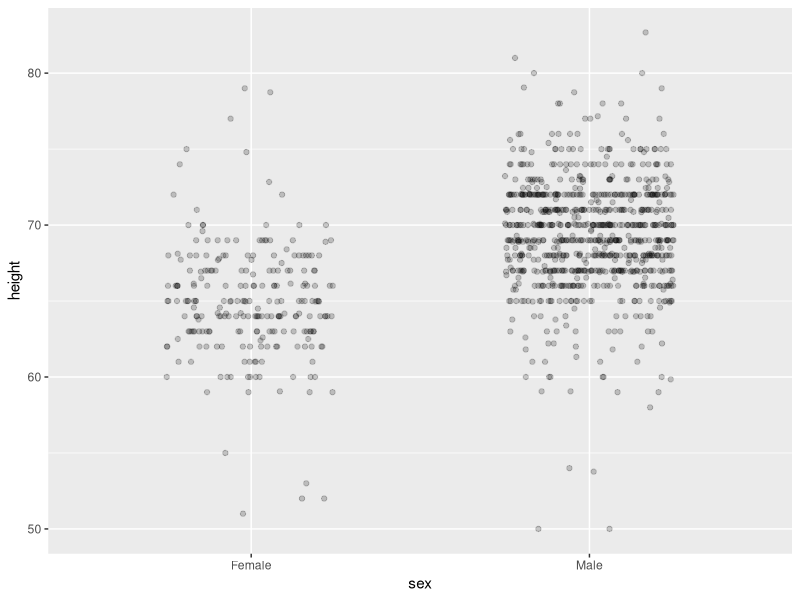
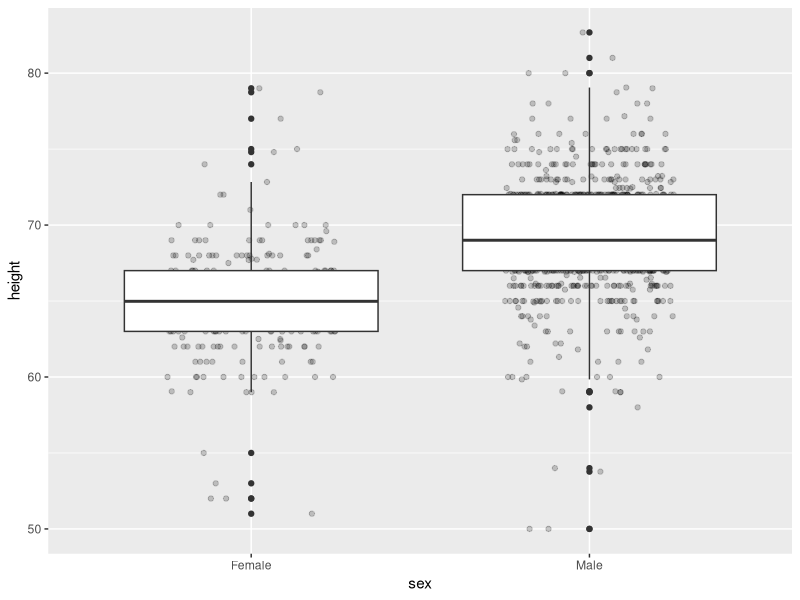

Write R code to recreate these figures, in order.
library(dplyr)
library(tidyverse)
library(dslabs)
data(heights)

#creating jitter
j <- heights %>% 
  ggplot(aes(sex,height))+
  geom_jitter(width=0.25,alpha=0.2)
  
j

#adding a boxplot on top of it
j + geom_boxplot()
